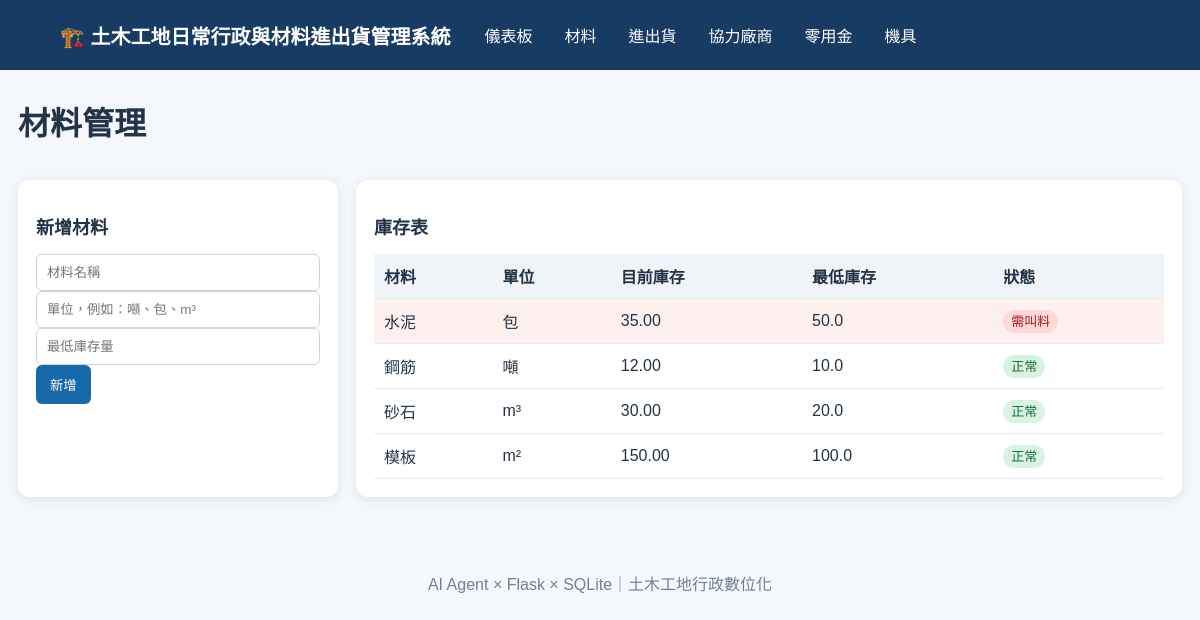
The page /materials on the database its author committed.
### tables this page shows
CREATE TABLE materials (
 id INTEGER PRIMARY KEY AUTOINCREMENT, name TEXT NOT NULL UNIQUE, unit TEXT NOT NULL, min_stock REAL DEFAULT 0);

### app.py (the view, shortened to what this page needs)
@app.route("/materials", methods=["GET","POST"])
def materials():
    conn=get_db()
    rows=conn.execute("""
      SELECT m.*, COALESCE(SUM(CASE WHEN l.log_type='進貨' THEN l.quantity
                                   WHEN l.log_type='領料' THEN -l.quantity ELSE 0 END),0) stock
      FROM materials m LEFT JOIN material_logs l ON m.id=l.material_id GROUP BY m.id
    """).fetchall()
    conn.close(); return render_template("materials.html", materials=rows)

### app.py (called while the page is built)
def get_db():
    conn = sqlite3.connect(DB)
    conn.row_factory = sqlite3.Row
    conn.execute("PRAGMA foreign_keys = ON")
    return conn

### templates/materials.html
{% extends "base.html" %}{% block content %}<h1>材料管理</h1>
<div class="grid"><section class="panel"><h2>新增材料</h2><form method="post">
<input name="name" placeholder="材料名稱" required><input name="unit" placeholder="單位，例如：噸、包、m³" required>
<input name="min_stock" type="number" step="0.01" placeholder="最低庫存量" required><button>新增</button></form></section>
<section class="panel"><h2>庫存表</h2><table><tr><th>材料</th><th>單位</th><th>目前庫存</th><th>最低庫存</th><th>狀態</th></tr>
{% for m in materials %}<tr class="{% if m.stock < m.min_stock %}danger{% endif %}"><td>{{m.name}}</td><td>{{m.unit}}</td><td>{{"%.2f"|format(m.stock)}}</td><td>{{m.min_stock}}</td>
<td>{% if m.stock < m.min_stock %}<span class="badge red">需叫料</span>{% else %}<span class="badge green">正常</span>{% endif %}</td></tr>{% endfor %}</table></section></div>{% endblock %}

### static/style.css (style rules this page uses)
* { box-sizing:border-box }
body { margin:0;background:#f4f7fb;color:#243447;font-family:Arial,"Noto Sans TC",sans-serif }
h1 { margin-bottom:20px }
h2 { font-size:18px }
.panel { background:#fff;padding:18px;margin:16px 0;border-radius:12px;box-shadow:0 2px 10px #dbe3ec;overflow:auto }
.grid { display:grid;grid-template-columns:320px 1fr;gap:18px }
input,select { padding:10px;border:1px solid #c9d4df;border-radius:6px;width:100% }
button { border:0;background:#1769aa;color:#fff;padding:10px 14px;border-radius:6px;cursor:pointer }
table { border-collapse:collapse;width:100%;min-width:650px }
th,td { border-bottom:1px solid #e6ebf0;padding:10px;text-align:left }
th { background:#eef4f8 }
.danger { background:#fff0f0 }
.badge { padding:4px 8px;border-radius:12px;font-size:13px }
.red { background:#ffd9d9;color:#9f1c1c }
.green { background:#d9f3e2;color:#176b36 }
.panel form { margin-bottom:4px }

### rows shown on the page
materials: name "水泥", unit "包", stock "35.00", min_stock "50.0", shows "需叫料"
materials: name "鋼筋", unit "噸", stock "12.00", min_stock "10.0", shows "正常"
materials: name "砂石", unit "m³", stock "30.00", min_stock "20.0", shows "正常"
materials: name "模板", unit "m²", stock "150.00", min_stock "100.0", shows "正常"
